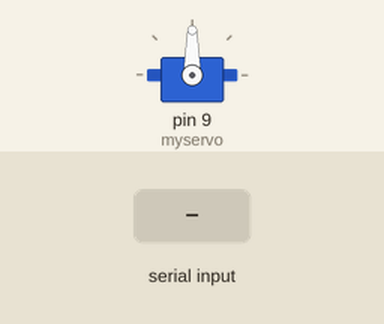
This sketch was run on a simulated Arduino Uno, built with avr-gcc and run on an emulated ATmega328P. Parts: servo. The inputs (shaded band) are chosen by the test bench.

Above: at 1.2 s.
1.3 s: "F" received over the second serial link
At 2.1 s:
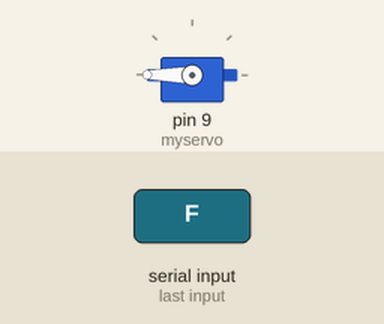
At 2.8 s:
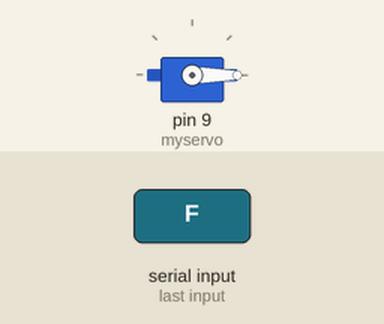
Timing chart, 0 to 4.3 s (numbered marks = the images above; inputs shaded):
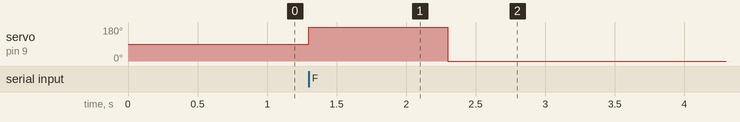

Measured:
- after the input at 1.3 s, servo on pin 9 (myservo): 90° → 180° at once, → 0° 1.0 s later

The sketch:

Pet_Feeder.ino
```cpp
#include <Servo.h>
#include <SoftwareSerial.h>

Servo myservo;  // create servo object to control a servo
SoftwareSerial bluetooth(2, 3); // RX, TX pins for Bluetooth module

int pos = 0;    // variable to store the servo position
int feedTime = 1000;  // time (in milliseconds) to open the food dispenser

void setup() {
  myservo.attach(9);  // attaches the servo on pin 9 to the servo object
  bluetooth.begin(9600);  // initialize Bluetooth module with baud rate of 9600
}

void loop() {
  if (bluetooth.available()) {  // if there is data available from the Bluetooth module
    char data = bluetooth.read();  // read the data
    if (data == 'F') {  // if the data is 'F' (for feed)
      myservo.write(180); // set servo to 90 degrees to open the food dispenser
      delay(feedTime);  // wait for specified feed time
      myservo.write(0);  // set servo to 0 degrees to close the food dispenser
      bluetooth.write("Feed completed"); // send confirmation message to Bluetooth module
    }
  }
}
```
